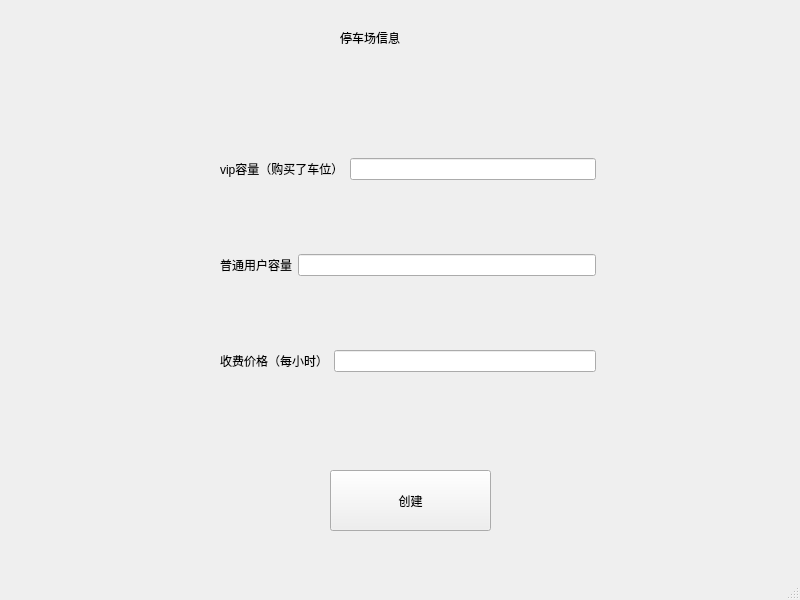
<?xml version="1.0" encoding="UTF-8"?>
<ui version="4.0">
 <class>MainWindow</class>
 <widget class="QMainWindow" name="MainWindow">
  <property name="geometry">
   <rect>
    <x>0</x>
    <y>0</y>
    <width>800</width>
    <height>600</height>
   </rect>
  </property>
  <property name="windowTitle">
   <string>MainWindow</string>
  </property>
  <widget class="QWidget" name="centralwidget">
   <widget class="QLabel" name="label">
    <property name="geometry">
     <rect>
      <x>340</x>
      <y>30</y>
      <width>72</width>
      <height>15</height>
     </rect>
    </property>
    <property name="text">
     <string>停车场信息</string>
    </property>
   </widget>
   <widget class="QWidget" name="verticalLayoutWidget">
    <property name="geometry">
     <rect>
      <x>220</x>
      <y>90</y>
      <width>376</width>
      <height>351</height>
     </rect>
    </property>
    <layout class="QVBoxLayout" name="verticalLayout">
     <item>
      <layout class="QHBoxLayout" name="horizontalLayout">
       <item>
        <widget class="QLabel" name="label_2">
         <property name="text">
          <string>vip容量（购买了车位）</string>
         </property>
        </widget>
       </item>
       <item>
        <widget class="QLineEdit" name="lineEdit"/>
       </item>
      </layout>
     </item>
     <item>
      <layout class="QHBoxLayout" name="horizontalLayout_2">
       <item>
        <widget class="QLabel" name="label_3">
         <property name="text">
          <string>普通用户容量</string>
         </property>
        </widget>
       </item>
       <item>
        <widget class="QLineEdit" name="lineEdit_2"/>
       </item>
      </layout>
     </item>
     <item>
      <layout class="QHBoxLayout" name="horizontalLayout_3">
       <item>
        <widget class="QLabel" name="label_4">
         <property name="text">
          <string>收费价格（每小时）</string>
         </property>
        </widget>
       </item>
       <item>
        <widget class="QLineEdit" name="lineEdit_3"/>
       </item>
      </layout>
     </item>
    </layout>
   </widget>
   <widget class="QPushButton" name="pushButton">
    <property name="geometry">
     <rect>
      <x>330</x>
      <y>470</y>
      <width>161</width>
      <height>61</height>
     </rect>
    </property>
    <property name="text">
     <string>创建</string>
    </property>
   </widget>
  </widget>
  <widget class="QMenuBar" name="menubar">
   <property name="geometry">
    <rect>
     <x>0</x>
     <y>0</y>
     <width>800</width>
     <height>26</height>
    </rect>
   </property>
  </widget>
  <widget class="QStatusBar" name="statusbar"/>
 </widget>
 <resources/>
 <connections/>
</ui>
